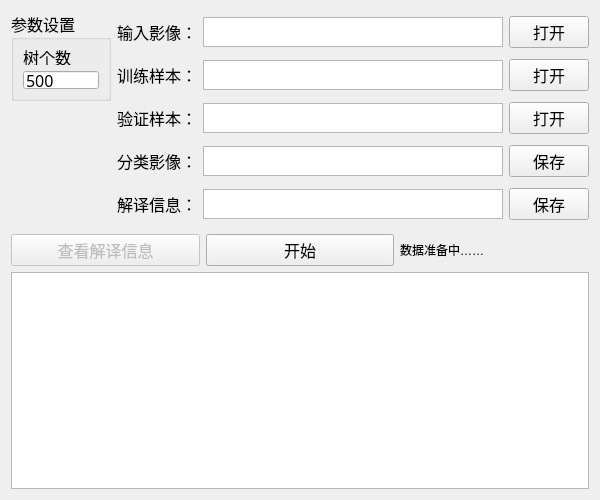
<?xml version="1.0" encoding="UTF-8"?>
<ui version="4.0">
 <class>Form</class>
 <widget class="QWidget" name="Form">
  <property name="geometry">
   <rect>
    <x>0</x>
    <y>0</y>
    <width>600</width>
    <height>500</height>
   </rect>
  </property>
  <property name="minimumSize">
   <size>
    <width>600</width>
    <height>500</height>
   </size>
  </property>
  <property name="maximumSize">
   <size>
    <width>600</width>
    <height>500</height>
   </size>
  </property>
  <property name="windowTitle">
   <string> 决策树分类</string>
  </property>
  <property name="windowIcon">
   <iconset>
    <normaloff>Earth.ico</normaloff>Earth.ico</iconset>
  </property>
  <layout class="QVBoxLayout" name="verticalLayout_5">
   <item>
    <layout class="QHBoxLayout" name="horizontalLayout_7">
     <item>
      <layout class="QVBoxLayout" name="verticalLayout_4">
       <item>
        <widget class="QGroupBox" name="groupBox_2">
         <property name="minimumSize">
          <size>
           <width>100</width>
           <height>90</height>
          </size>
         </property>
         <property name="maximumSize">
          <size>
           <width>100</width>
           <height>90</height>
          </size>
         </property>
         <property name="font">
          <font>
           <family>AcadEref</family>
           <pointsize>12</pointsize>
          </font>
         </property>
         <property name="title">
          <string>参数设置</string>
         </property>
         <layout class="QVBoxLayout" name="verticalLayout_2">
          <item>
           <layout class="QVBoxLayout" name="verticalLayout">
            <item>
             <widget class="QLabel" name="label_6">
              <property name="minimumSize">
               <size>
                <width>48</width>
                <height>16</height>
               </size>
              </property>
              <property name="text">
               <string>树个数</string>
              </property>
             </widget>
            </item>
            <item>
             <widget class="QLineEdit" name="text_tree">
              <property name="font">
               <font>
                <family>AcadEref</family>
                <pointsize>12</pointsize>
               </font>
              </property>
              <property name="text">
               <string>500</string>
              </property>
             </widget>
            </item>
           </layout>
          </item>
         </layout>
        </widget>
       </item>
       <item>
        <spacer name="verticalSpacer">
         <property name="orientation">
          <enum>Qt::Vertical</enum>
         </property>
         <property name="sizeHint" stdset="0">
          <size>
           <width>20</width>
           <height>40</height>
          </size>
         </property>
        </spacer>
       </item>
      </layout>
     </item>
     <item>
      <layout class="QVBoxLayout" name="verticalLayout_3">
       <item>
        <layout class="QHBoxLayout" name="horizontalLayout">
         <item>
          <widget class="QLabel" name="label">
           <property name="font">
            <font>
             <family>AcadEref</family>
             <pointsize>12</pointsize>
            </font>
           </property>
           <property name="text">
            <string>输入影像：</string>
           </property>
          </widget>
         </item>
         <item>
          <widget class="QPlainTextEdit" name="Text_img">
           <property name="minimumSize">
            <size>
             <width>300</width>
             <height>30</height>
            </size>
           </property>
           <property name="maximumSize">
            <size>
             <width>300</width>
             <height>30</height>
            </size>
           </property>
          </widget>
         </item>
         <item>
          <widget class="QPushButton" name="OpenImage">
           <property name="font">
            <font>
             <family>AcadEref</family>
             <pointsize>12</pointsize>
            </font>
           </property>
           <property name="text">
            <string>打开</string>
           </property>
          </widget>
         </item>
        </layout>
       </item>
       <item>
        <layout class="QHBoxLayout" name="horizontalLayout_2">
         <item>
          <widget class="QLabel" name="label_2">
           <property name="font">
            <font>
             <family>AcadEref</family>
             <pointsize>12</pointsize>
            </font>
           </property>
           <property name="text">
            <string>训练样本：</string>
           </property>
          </widget>
         </item>
         <item>
          <widget class="QPlainTextEdit" name="Text_train">
           <property name="minimumSize">
            <size>
             <width>300</width>
             <height>30</height>
            </size>
           </property>
           <property name="maximumSize">
            <size>
             <width>300</width>
             <height>30</height>
            </size>
           </property>
          </widget>
         </item>
         <item>
          <widget class="QPushButton" name="OpenTrain">
           <property name="font">
            <font>
             <family>AcadEref</family>
             <pointsize>12</pointsize>
            </font>
           </property>
           <property name="text">
            <string>打开</string>
           </property>
          </widget>
         </item>
        </layout>
       </item>
       <item>
        <layout class="QHBoxLayout" name="horizontalLayout_3">
         <item>
          <widget class="QLabel" name="label_3">
           <property name="font">
            <font>
             <family>AcadEref</family>
             <pointsize>12</pointsize>
            </font>
           </property>
           <property name="text">
            <string>验证样本：</string>
           </property>
          </widget>
         </item>
         <item>
          <widget class="QPlainTextEdit" name="Text_validation">
           <property name="minimumSize">
            <size>
             <width>300</width>
             <height>30</height>
            </size>
           </property>
           <property name="maximumSize">
            <size>
             <width>300</width>
             <height>30</height>
            </size>
           </property>
          </widget>
         </item>
         <item>
          <widget class="QPushButton" name="OpenValidation">
           <property name="font">
            <font>
             <family>AcadEref</family>
             <pointsize>12</pointsize>
            </font>
           </property>
           <property name="text">
            <string>打开</string>
           </property>
          </widget>
         </item>
        </layout>
       </item>
       <item>
        <layout class="QHBoxLayout" name="horizontalLayout_4">
         <item>
          <widget class="QLabel" name="label_4">
           <property name="font">
            <font>
             <family>AcadEref</family>
             <pointsize>12</pointsize>
            </font>
           </property>
           <property name="text">
            <string>分类影像：</string>
           </property>
          </widget>
         </item>
         <item>
          <widget class="QPlainTextEdit" name="Text_img_class">
           <property name="minimumSize">
            <size>
             <width>300</width>
             <height>30</height>
            </size>
           </property>
           <property name="maximumSize">
            <size>
             <width>300</width>
             <height>30</height>
            </size>
           </property>
          </widget>
         </item>
         <item>
          <widget class="QPushButton" name="SaveImage">
           <property name="font">
            <font>
             <family>AcadEref</family>
             <pointsize>12</pointsize>
            </font>
           </property>
           <property name="text">
            <string>保存</string>
           </property>
          </widget>
         </item>
        </layout>
       </item>
       <item>
        <layout class="QHBoxLayout" name="horizontalLayout_5">
         <item>
          <widget class="QLabel" name="label_5">
           <property name="font">
            <font>
             <family>AcadEref</family>
             <pointsize>12</pointsize>
            </font>
           </property>
           <property name="text">
            <string>解译信息：</string>
           </property>
          </widget>
         </item>
         <item>
          <widget class="QPlainTextEdit" name="Text_result">
           <property name="minimumSize">
            <size>
             <width>300</width>
             <height>30</height>
            </size>
           </property>
           <property name="maximumSize">
            <size>
             <width>300</width>
             <height>30</height>
            </size>
           </property>
          </widget>
         </item>
         <item>
          <widget class="QPushButton" name="Result">
           <property name="font">
            <font>
             <family>AcadEref</family>
             <pointsize>12</pointsize>
            </font>
           </property>
           <property name="text">
            <string>保存</string>
           </property>
          </widget>
         </item>
        </layout>
       </item>
      </layout>
     </item>
    </layout>
   </item>
   <item>
    <layout class="QHBoxLayout" name="horizontalLayout_6">
     <item>
      <widget class="QPushButton" name="ShowResult">
       <property name="enabled">
        <bool>false</bool>
       </property>
       <property name="font">
        <font>
         <family>AcadEref</family>
         <pointsize>12</pointsize>
        </font>
       </property>
       <property name="text">
        <string>查看解译信息</string>
       </property>
      </widget>
     </item>
     <item>
      <widget class="QPushButton" name="Class">
       <property name="font">
        <font>
         <family>AcadEref</family>
         <pointsize>12</pointsize>
        </font>
       </property>
       <property name="text">
        <string>开始</string>
       </property>
      </widget>
     </item>
     <item>
      <widget class="QLabel" name="label_status">
       <property name="text">
        <string>数据准备中……</string>
       </property>
      </widget>
     </item>
    </layout>
   </item>
   <item>
    <widget class="QTextEdit" name="textEdit_2"/>
   </item>
  </layout>
 </widget>
 <resources/>
 <connections>
  <connection>
   <sender>OpenImage</sender>
   <signal>clicked()</signal>
   <receiver>Form</receiver>
   <slot>OpenImage_Click()</slot>
   <hints>
    <hint type="sourcelabel">
     <x>560</x>
     <y>38</y>
    </hint>
    <hint type="destinationlabel">
     <x>499</x>
     <y>28</y>
    </hint>
   </hints>
  </connection>
  <connection>
   <sender>OpenTrain</sender>
   <signal>clicked()</signal>
   <receiver>Form</receiver>
   <slot>OpenTrain_Click()</slot>
   <hints>
    <hint type="sourcelabel">
     <x>560</x>
     <y>100</y>
    </hint>
    <hint type="destinationlabel">
     <x>331</x>
     <y>77</y>
    </hint>
   </hints>
  </connection>
  <connection>
   <sender>OpenValidation</sender>
   <signal>clicked()</signal>
   <receiver>Form</receiver>
   <slot>OpenValidation_Click()</slot>
   <hints>
    <hint type="sourcelabel">
     <x>560</x>
     <y>142</y>
    </hint>
    <hint type="destinationlabel">
     <x>339</x>
     <y>119</y>
    </hint>
   </hints>
  </connection>
  <connection>
   <sender>SaveImage</sender>
   <signal>clicked()</signal>
   <receiver>Form</receiver>
   <slot>SaveImage_Click()</slot>
   <hints>
    <hint type="sourcelabel">
     <x>560</x>
     <y>180</y>
    </hint>
    <hint type="destinationlabel">
     <x>363</x>
     <y>162</y>
    </hint>
   </hints>
  </connection>
  <connection>
   <sender>Result</sender>
   <signal>clicked()</signal>
   <receiver>Form</receiver>
   <slot>Result_Click()</slot>
   <hints>
    <hint type="sourcelabel">
     <x>550</x>
     <y>222</y>
    </hint>
    <hint type="destinationlabel">
     <x>350</x>
     <y>209</y>
    </hint>
   </hints>
  </connection>
  <connection>
   <sender>Class</sender>
   <signal>clicked()</signal>
   <receiver>Form</receiver>
   <slot>Class_Click()</slot>
   <hints>
    <hint type="sourcelabel">
     <x>325</x>
     <y>242</y>
    </hint>
    <hint type="destinationlabel">
     <x>193</x>
     <y>261</y>
    </hint>
   </hints>
  </connection>
  <connection>
   <sender>ShowResult</sender>
   <signal>clicked()</signal>
   <receiver>Form</receiver>
   <slot>ShowResult_Click()</slot>
   <hints>
    <hint type="sourcelabel">
     <x>38</x>
     <y>246</y>
    </hint>
    <hint type="destinationlabel">
     <x>71</x>
     <y>273</y>
    </hint>
   </hints>
  </connection>
 </connections>
 <slots>
  <slot>ShowResult_Click()</slot>
 </slots>
</ui>
